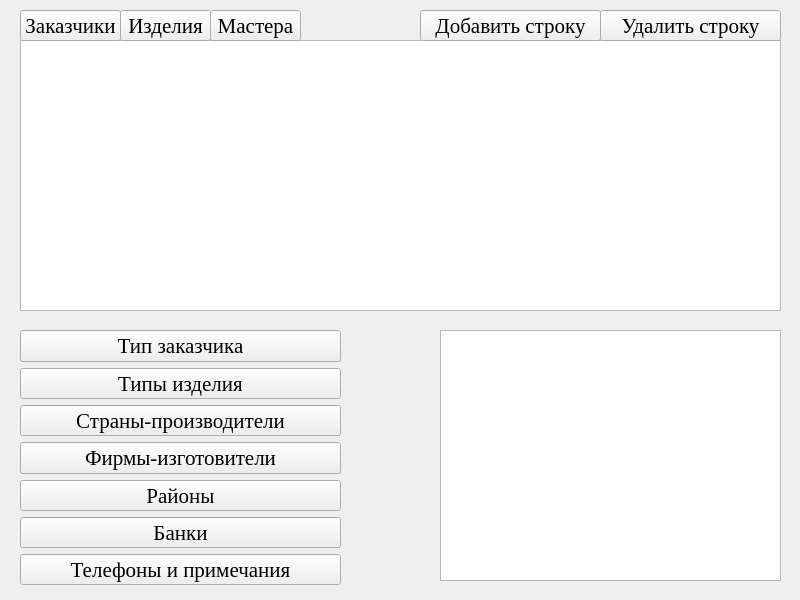
<?xml version="1.0" encoding="UTF-8"?>
<ui version="4.0">
 <class>Widget</class>
 <widget class="QWidget" name="Widget">
  <property name="enabled">
   <bool>true</bool>
  </property>
  <property name="geometry">
   <rect>
    <x>0</x>
    <y>0</y>
    <width>800</width>
    <height>600</height>
   </rect>
  </property>
  <property name="minimumSize">
   <size>
    <width>800</width>
    <height>600</height>
   </size>
  </property>
  <property name="maximumSize">
   <size>
    <width>800</width>
    <height>600</height>
   </size>
  </property>
  <property name="windowTitle">
   <string>Widget</string>
  </property>
  <widget class="QTableView" name="tableView">
   <property name="geometry">
    <rect>
     <x>20</x>
     <y>40</y>
     <width>761</width>
     <height>271</height>
    </rect>
   </property>
  </widget>
  <widget class="QPushButton" name="createRowButton">
   <property name="geometry">
    <rect>
     <x>420</x>
     <y>10</y>
     <width>181</width>
     <height>31</height>
    </rect>
   </property>
   <property name="font">
    <font>
     <family>Times New Roman</family>
     <pointsize>16</pointsize>
    </font>
   </property>
   <property name="text">
    <string>Добавить строку</string>
   </property>
  </widget>
  <widget class="QPushButton" name="deleteRowButton">
   <property name="geometry">
    <rect>
     <x>600</x>
     <y>10</y>
     <width>181</width>
     <height>31</height>
    </rect>
   </property>
   <property name="font">
    <font>
     <family>Times New Roman</family>
     <pointsize>16</pointsize>
    </font>
   </property>
   <property name="text">
    <string>Удалить строку</string>
   </property>
  </widget>
  <widget class="QTableView" name="tableView2">
   <property name="geometry">
    <rect>
     <x>440</x>
     <y>330</y>
     <width>341</width>
     <height>251</height>
    </rect>
   </property>
  </widget>
  <widget class="QPushButton" name="openCustomersTableButton">
   <property name="geometry">
    <rect>
     <x>20</x>
     <y>10</y>
     <width>101</width>
     <height>31</height>
    </rect>
   </property>
   <property name="font">
    <font>
     <family>Times New Roman</family>
     <pointsize>16</pointsize>
    </font>
   </property>
   <property name="text">
    <string>Заказчики</string>
   </property>
  </widget>
  <widget class="QPushButton" name="openProductTableButton">
   <property name="geometry">
    <rect>
     <x>120</x>
     <y>10</y>
     <width>91</width>
     <height>31</height>
    </rect>
   </property>
   <property name="font">
    <font>
     <family>Times New Roman</family>
     <pointsize>16</pointsize>
    </font>
   </property>
   <property name="text">
    <string>Изделия</string>
   </property>
  </widget>
  <widget class="QPushButton" name="openMastersButton">
   <property name="geometry">
    <rect>
     <x>210</x>
     <y>10</y>
     <width>91</width>
     <height>31</height>
    </rect>
   </property>
   <property name="font">
    <font>
     <family>Times New Roman</family>
     <pointsize>16</pointsize>
    </font>
   </property>
   <property name="text">
    <string>Мастера</string>
   </property>
  </widget>
  <widget class="QWidget" name="gridLayoutWidget">
   <property name="geometry">
    <rect>
     <x>20</x>
     <y>330</y>
     <width>321</width>
     <height>255</height>
    </rect>
   </property>
   <layout class="QGridLayout" name="gridLayout">
    <item row="2" column="0">
     <widget class="QPushButton" name="openCountriesButton">
      <property name="font">
       <font>
        <family>Times New Roman</family>
        <pointsize>16</pointsize>
       </font>
      </property>
      <property name="text">
       <string>Страны-производители</string>
      </property>
     </widget>
    </item>
    <item row="4" column="0">
     <widget class="QPushButton" name="openSectorsButton">
      <property name="font">
       <font>
        <family>Times New Roman</family>
        <pointsize>16</pointsize>
       </font>
      </property>
      <property name="text">
       <string>Районы</string>
      </property>
     </widget>
    </item>
    <item row="5" column="0">
     <widget class="QPushButton" name="openBanksButton">
      <property name="font">
       <font>
        <family>Times New Roman</family>
        <pointsize>16</pointsize>
       </font>
      </property>
      <property name="text">
       <string>Банки</string>
      </property>
     </widget>
    </item>
    <item row="0" column="0">
     <widget class="QPushButton" name="openCustomersTypesButton">
      <property name="font">
       <font>
        <family>Times New Roman</family>
        <pointsize>16</pointsize>
       </font>
      </property>
      <property name="text">
       <string>Тип заказчика</string>
      </property>
     </widget>
    </item>
    <item row="3" column="0">
     <widget class="QPushButton" name="openFirmsButton">
      <property name="font">
       <font>
        <family>Times New Roman</family>
        <pointsize>16</pointsize>
       </font>
      </property>
      <property name="text">
       <string>Фирмы-изготовители</string>
      </property>
     </widget>
    </item>
    <item row="1" column="0">
     <widget class="QPushButton" name="openProductTypesButton">
      <property name="font">
       <font>
        <family>Times New Roman</family>
        <pointsize>16</pointsize>
       </font>
      </property>
      <property name="text">
       <string>Типы изделия</string>
      </property>
     </widget>
    </item>
    <item row="6" column="0">
     <widget class="QPushButton" name="openPhonesButton">
      <property name="font">
       <font>
        <family>Times New Roman</family>
        <pointsize>16</pointsize>
       </font>
      </property>
      <property name="text">
       <string>Телефоны и примечания</string>
      </property>
     </widget>
    </item>
   </layout>
  </widget>
 </widget>
 <resources/>
 <connections/>
</ui>
